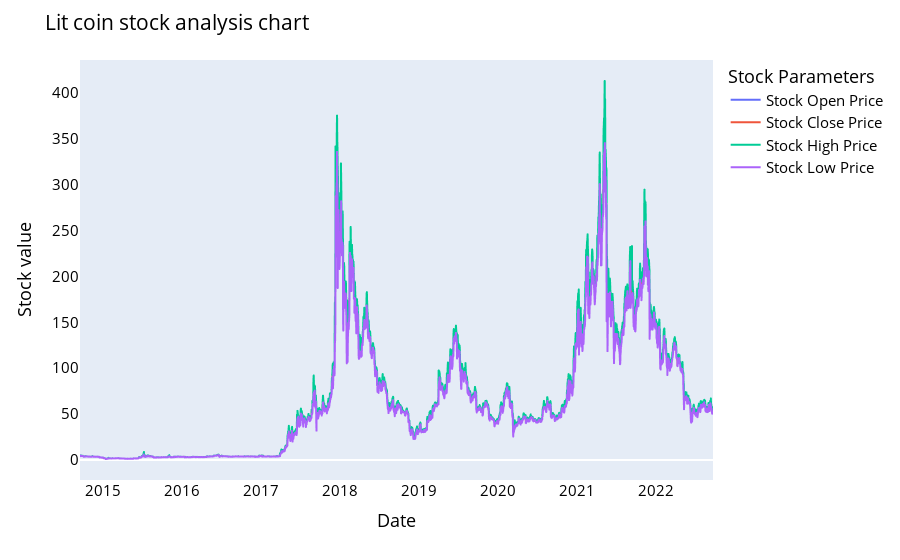

Notebook source saved alongside this figure:
### Code cell
StockAnalysis(overall, 'Lit coin')

### Figure 1 — Plotly figure (JSON) as saved in the notebook; plotly's stock layout.template omitted (floating-point values rounded to 4 significant figures; data arrays with more than 128 entries replaced by an {"elided": "..."} marker saying what was removed)
{"data": [{"hovertemplate": "variable=Open<br>Date=%{x}<br>Stock value=%{y}<extra></extra>", "legendgroup": "Open", "line": {"color": "#636efa", "dash": "solid"}, "marker": {"symbol": "circle"}, "mode": "lines", "name": "Stock Open Price", "showlegend": true, "type": "scattergl", "x": {"elided": "2929 str values"}, "xaxis": "x", "y": {"elided": "2929 float values"}, "yaxis": "y"}, {"hovertemplate": "variable=Close<br>Date=%{x}<br>Stock value=%{y}<extra></extra>", "legendgroup": "Close", "line": {"color": "#EF553B", "dash": "solid"}, "marker": {"symbol": "circle"}, "mode": "lines", "name": "Stock Close Price", "showlegend": true, "type": "scattergl", "x": {"elided": "2929 str values"}, "xaxis": "x", "y": {"elided": "2929 float values"}, "yaxis": "y"}, {"hovertemplate": "variable=High<br>Date=%{x}<br>Stock value=%{y}<extra></extra>", "legendgroup": "High", "line": {"color": "#00cc96", "dash": "solid"}, "marker": {"symbol": "circle"}, "mode": "lines", "name": "Stock High Price", "showlegend": true, "type": "scattergl", "x": {"elided": "2929 str values"}, "xaxis": "x", "y": {"elided": "2929 float values"}, "yaxis": "y"}, {"hovertemplate": "variable=Low<br>Date=%{x}<br>Stock value=%{y}<extra></extra>", "legendgroup": "Low", "line": {"color": "#ab63fa", "dash": "solid"}, "marker": {"symbol": "circle"}, "mode": "lines", "name": "Stock Low Price", "showlegend": true, "type": "scattergl", "x": {"elided": "2929 str values"}, "xaxis": "x", "y": {"elided": "2929 float values"}, "yaxis": "y"}], "layout": {"font": {"color": "black", "size": 15}, "legend": {"title": {"text": "Stock Parameters"}, "tracegroupgap": 0}, "margin": {"t": 60}, "title": {"text": "Lit coin stock analysis chart"}, "xaxis": {"anchor": "y", "domain": [0, 1], "showgrid": false, "title": {"text": "Date"}}, "yaxis": {"anchor": "x", "domain": [0, 1], "showgrid": false, "title": {"text": "Stock value"}}}}
